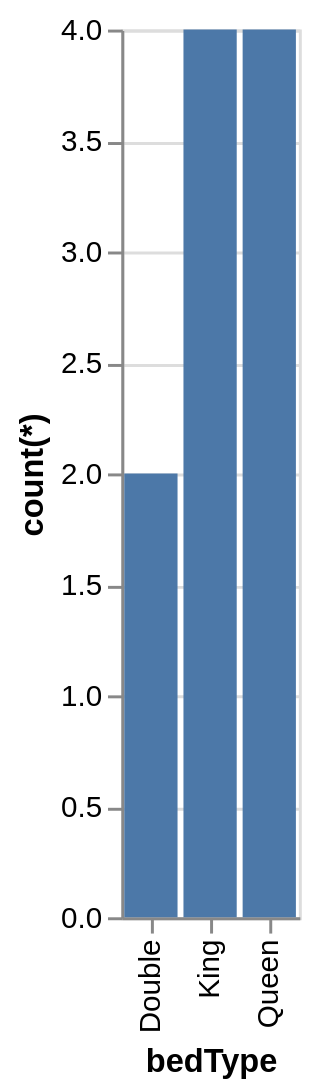

Vega-Lite specification stored for this chart:
### Vega-Lite specification from a JSON file in a GitHub repository (floating-point values rounded to 4 significant figures)
{"data": {"values": [{"x_data": "Double", "y_data": 2}, {"x_data": "King", "y_data": 4}, {"x_data": "Queen", "y_data": 4}]}, "mark": "bar", "encoding": {"x": {"field": "x_data", "type": "nominal", "title": "bedType", "sort": "ascending"}, "y": {"field": "y_data", "type": "quantitative", "title": "count(*)"}}}
